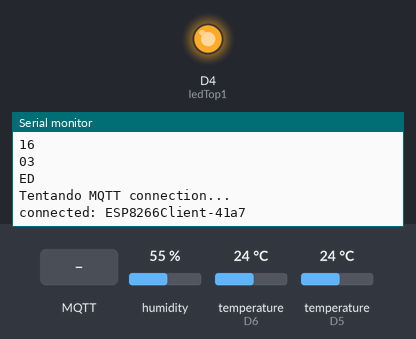
Recording of a program running on a simulated ESP8266 (NodeMCU). On the bench: output pins drawn as LEDs (lit = HIGH), the last lines printed to the serial monitor. The inputs (shaded band) are chosen by the test bench; at power-on: humidity 55 %, temperature (sensors on D6, D5) 24 °C. WiFi joins after 1.5 s; servers stay silent unless stated; random numbers use the default seed unless the program sets one; no MQTT or app messages arrive unless stated.

Above: at 3.7 s.
3.8 s: MQTT message "1" arrives on the first subscribed topic
At 4.1 s:
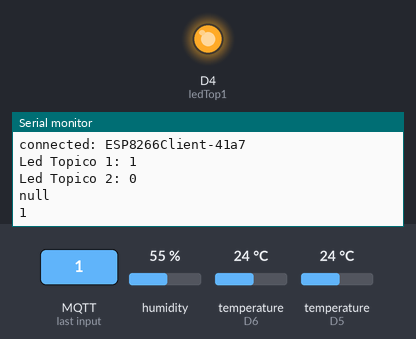
5.3 s: MQTT message "on" arrives on the first subscribed topic
At 6.0 s:
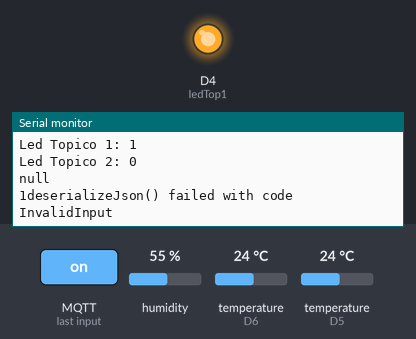
Timing chart, 0 to 8.3 s (numbered marks = the images above; inputs shaded):
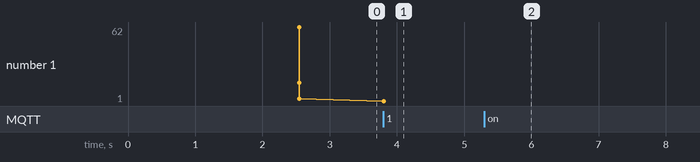

Measured:
- after the input at 3.8 s, the serial monitor: prints a new line at once (image 1)
- after the input at 5.3 s, the serial monitor: prints a new line at once (image 2)

The program:

main.cpp
```cpp
#include <Arduino.h>
#include "config/config.h"
#include "connection/wifi.h"
#include "connection/mqtt.h"
#include "sensors/ds18b.h"
#include "sensors/dht11.h"

unsigned long readTime;

void setup() {
  Serial.begin(115200);
  readTime = 0;
  delay(10);

  if (conectaWiFi()){
     iniciaMQTT();
     iniciaGPIO();
     initSensorDHT11();
     conectaSensorDS18b();

  }
}

void loop() {
  if (WiFi.status() == WL_CONNECTED){
      if (!MQTTClient.connected()) {
        connectaClienteMQTT();
      }
      if(millis() > readTime+6000){
          readTime = millis();
          readSensorDS18B();
          readSensorDHT11();
      }

      MQTTClient.loop();
  }else{
     if (conectaWiFi()){
         iniciaMQTT();
         conectaSensorDS18b();
     }

  }
}
```

mqtt.h
```cpp
#include <PubSubClient.h> //Importa biblioteca MQTT
#include "topic.h"
#include <ArduinoJson.h>

//constantes e variÃ¡veis globais
PubSubClient MQTTClient(wifiClient);


//prototypes

void connectaClienteMQTT(void);
void iniciaMQTT(void);
void mqtt_callback(char* topic, byte* payload, unsigned int length);
void callback(char* topic, byte* payload, unsigned int length);

String mensagem(byte* payload, unsigned int length);


//
//FunÃ§Ã£o: conectando ao servidor por MQTT
//ParÃ¢metros: nenhum
//Retorno: nenhum
void connectaClienteMQTT(void) {
  // Espera atÃ© estar conectado ao servidor
  while (!MQTTClient.connected()) {
    Serial.println("Tentando MQTT connection...");

    // Tentativa de conexÃ£o
    String clientId = "ESP8266Client-";
    clientId += String(random(0xffff), HEX);

    if( MQTTClient.connect(clientId.c_str(), MQTT_USER, MQTT_PASS )) {

      Serial.println("connected: "+clientId);

      MQTTClient.subscribe(TOPICOLAMP1);
      MQTTClient.subscribe(TOPICOLAMP2);
    } else {
      Serial.print("failed, rc=");
      Serial.print(MQTTClient.state());
      Serial.println(" try again in 5 seconds");
      // Espera 2 segundo e tenta novamente
      delay(5000);
    }
  }
}

//FunÃ§Ã£o: inicializa parÃ¢metros de conexÃ£o clienteMQTT(endereÃ§o do
//        broker, porta e seta funÃ§Ã£o de callback)
//ParÃ¢metros: nenhum
//Retorno: nenhum
void iniciaMQTT(void){
  MQTTClient.setServer(MQTT_SERVER, PORTA);
  MQTTClient.setCallback(callback);
}

String mensagem(byte* payload, unsigned int length){

  String msg;

  //obtem a string do payload recebido
  for(int i = 0; i < length; i++)
  {
     char c = (char)payload[i];
     msg += c;
  }
  return msg;
}


//FunÃ§Ã£o: funÃ§Ã£o de callback
//        esta funÃ§Ã£o Ã© chamada toda vez que uma informaÃ§Ã£o de
//        um dos tÃ³picos subescritos chega)
//ParÃ¢metros: nenhum
//Retorno: nenhum
void mqtt_callback(char* topic, byte* payload, unsigned int length)
{
    String msg = mensagem(payload,length);

    trataTopico(topic,msg);

}

void callback(char* topic, byte* payload, unsigned int length) {
  DynamicJsonDocument doc(512);

  DeserializationError err = deserializeJson(doc, payload);


  if (err) {
     Serial.print(F("deserializeJson() failed with code "));
      Serial.println(err.c_str());
      return;
  }
  String msg = doc["valor"];
  trataTopico(topic, msg);
  Serial.println(msg);
  serializeJson(doc,Serial);
}
```

topic.h
```cpp
#include "../config/gpio.h"

#define TOPICOLAMP1 "/quarto/lampada/lampada1"
int staTop1 = LOW;
#define TOPICOLAMP2 "/quarto/lampada/lampada2"
int staTop2 = LOW;

#define SENSORTEMPTOP1 D5
#define TOPICOTEM1 "/quarto/temperatura/temperatura1"

#define TOPICOTEM2 "/quarto/temperatura/temperatura2"
#define TOPICOUMI2 "/quarto/umidade/umidade2"


//
//FunÃ§Ã£o: Trata o valor do Topico
//ParÃ¢metros: nenhum
//Retorno: nenhum
void trataTopico(char* topic,String msg){


    if (strcmp(topic,TOPICOLAMP1)==0){
      if(msg.equals("1")){
        staLed1 = HIGH;
      }
      if(msg.equals("0")){
        staLed1 = LOW;
      }
    }

    if (strcmp(topic,TOPICOLAMP2)==0){
      if(msg.equals("1")){
        staLed2 = HIGH;
      }
      if(msg.equals("0")){
        staLed2 = LOW;
      }
    }


    Serial.print("Led Topico 1: ");
    Serial.println(staLed1);

    Serial.print("Led Topico 2: ");
    Serial.println(staLed2);


    digitalWrite(ledTop1, staLed1);
    digitalWrite(ledTop2, staLed2);


}
```

wifi.h
```cpp
#include <ESP8266WiFi.h>  //essa biblioteca jÃ¡ vem com a IDE. Portanto, nÃ£o Ã© preciso baixar nenhuma biblioteca adicional

//constantes e variÃ¡veis globais
WiFiClient wifiClient;

//prototypes
boolean conectaWiFi(void);


//FunÃ§Ã£o: faz a conexÃ£o WiFI
//ParÃ¢metros: nenhum
//Retorno: nenhum
boolean conectaWiFi(void)
{

    wifiClient.stop();

    delay(500);
    Serial.println("Conectando-se a rede WiFi...");
    Serial.println();

    WiFi.begin(SSID_REDE, SENHA_REDE);

    int contDelay = 0;
    while ((WiFi.status() != WL_CONNECTED) && (contDelay < 60) )
    {
        delay(1000);
        Serial.print(".");
        contDelay++;

    }

    if(WiFi.status() != WL_CONNECTED){
       Serial.println("");
       Serial.println("WiFi nao connectado");
       return false;
    }


    Serial.println("");
    Serial.println("WiFi connectado com sucesso!");
    Serial.print("IP obtido: ");
    Serial.println(WiFi.localIP());
    Serial.println("............");

    return true;
}
```

dht11.h
```cpp
#include <Adafruit_Sensor.h>
#include <DHT.h>
#include <ArduinoJson.h>

// construtor do objeto para comunicar com o sensor
DHT dht(DHTPIN, DHTTYPE);

//variáveis que armazenarão os valores lidos da umidade e temperatura
float umidade = 0.0;
float temperatura = 0.0;


char* createJson(float temperatura, float umidade);

boolean initSensorDHT11(void){

  //inicializa o objeto para comunicarmos com o sensor DHT
  dht.begin();
  return true;
}

void readSensorDHT11() {

   //faz a leitura da umidade
  umidade = dht.readHumidity();
   Serial.print("Umidade: ");
   Serial.println(umidade);
  //faz a leitura da temperatura
  temperatura = dht.readTemperature();
  Serial.print("temp: ");
  Serial.println(String(temperatura).c_str());
  char* jsonTemHum = createJson(temperatura , umidade);
  Serial.println(jsonTemHum);
  MQTTClient.publish(TOPICOTEM2, jsonTemHum);
  MQTTClient.publish(TOPICOUMI2,String(umidade).c_str());

  }


  char* createJson(float temperatura, float umidade){
    StaticJsonDocument<500> doc;
    doc["sensor"] = "DHT11";
    doc["typeSensor"]="TempHum";
    doc["time"]="1234567890";
    JsonArray values = doc.createNestedArray("data");
    values.add(temperatura);
    values.add(umidade);
    char json[256];
    serializeJson(doc, json);;


    return json;
  }
```

ds18b.h
```cpp
#include <OneWire.h>
#include <DallasTemperature.h>

// Setup a oneWire instance to communicate with any OneWire
// devices (not just Maxim/Dallas temperature ICs)
OneWire oneWire(SENSORTEMPTOP1);

// Pass our oneWire reference to Dallas Temperature.
DallasTemperature sensors(&oneWire);

// arrays to hold device address
DeviceAddress insideThermometer;

void printAddress(DeviceAddress deviceAddress);
void printTemperature(DeviceAddress deviceAddress);

void readSensorDS18B()
{
    sensors.requestTemperatures();
    printTemperature(insideThermometer);
}

boolean conectaSensorDS18b(void){
  Serial.println("Dallas Temperature Library");

  // locate devices on the bus
  Serial.print("Locating devices...");
  sensors.begin();

  Serial.print("Found ");
  Serial.print(sensors.getDeviceCount(), DEC);
  Serial.println(" devices.");

  if (!sensors.getAddress(insideThermometer, 0)){
       Serial.println("Unable to find address for Device 0");
       return false;
  }
  Serial.println("Unable to find address for insideThermometer");

  // show the addresses we found on the bus
  Serial.print("Device  Address: ");
  printAddress(insideThermometer);
  Serial.println();

  // set the resolution to 9 bit (Each Dallas/Maxim device is capable of several different resolutions)
  sensors.setResolution(insideThermometer, 9);
  return true;
}

// function to print a device address
void printAddress(DeviceAddress deviceAddress)
{
  for (uint8_t i = 0; i < 8; i++)
  {
    if (deviceAddress[i] < 16) Serial.print("0");
    Serial.println(deviceAddress[i], HEX);
  }
}

// function to print the temperature for a device
void printTemperature(DeviceAddress deviceAddress)
{

  float tempC = sensors.getTempC(deviceAddress);
  Serial.print("Temp C: ");
  Serial.print(tempC);
  Serial.print(" Temp F: ");
  Serial.println(DallasTemperature::toFahrenheit(tempC)); // Converts tempC to Fahrenheit
  //char str[4]=""
  //sprintf(str, "%f", tempC);
  MQTTClient.publish(TOPICOTEM1, String(tempC).c_str());
}
```

config.h
```cpp
//defines
#define SSID_REDE     "saeg2019"  //coloque aqui o nome da rede que se deseja conectar
#define SENHA_REDE    "semsenha"  //coloque aqui a senha da rede que se deseja conectar

#define MQTT_SERVER "iotsaeg.nc2.iff.edu.br"
#define MQTT_USER   "saeg"
#define MQTT_PASS   "semsenha"
#define PORTA   1883
```

gpio.h
```cpp
#define ledTop1 D4 // Led digital 2
int staLed1 = HIGH;

#define ledTop2 D5 // Led digital 5
int staLed2 = LOW;

#define DHTPIN D6     // pino de dados do DHT será ligado no D6 do esp
#define DHTTYPE DHT11   // tipo do sensor


void iniciaGPIO(void){

  pinMode(ledTop1, OUTPUT);
  digitalWrite(ledTop1, staLed1);

  pinMode(ledTop2, OUTPUT);
  digitalWrite(ledTop2, LOW);


}
```
